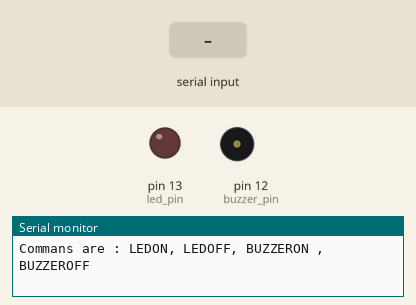
This program was run on a simulated Arduino Uno, built with avr-gcc and run on an emulated ATmega328P. On the bench: output pins drawn as LEDs (lit = HIGH), buzzer (waves = sounding), the last lines printed to the serial monitor. The inputs (shaded band) are chosen by the test bench.

Above: at 1.2 s.
1.3 s: "LEDON\n" received over Serial
At 2.5 s:
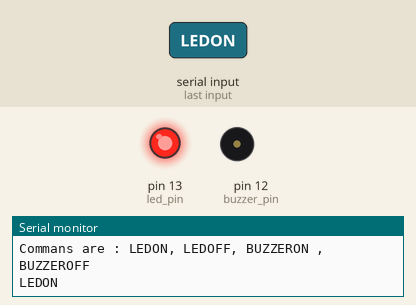
2.8 s: "BUZZERON\n" received over Serial
At 4.0 s:
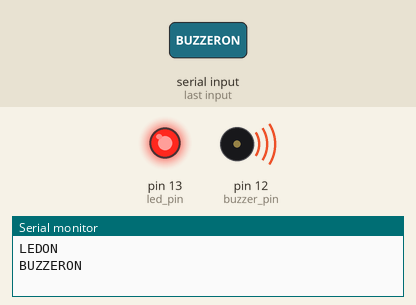
4.3 s: "LEDOFF\n" received over Serial
At 5.0 s:
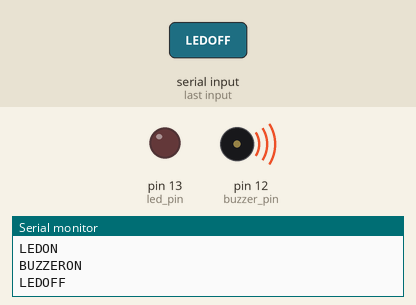
5.8 s: "BUZZEROFF\n" received over Serial
At 6.3 s:
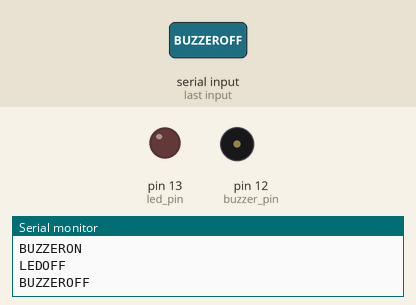
Timing chart, 0 to 8.3 s (numbered marks = the images above; inputs shaded):
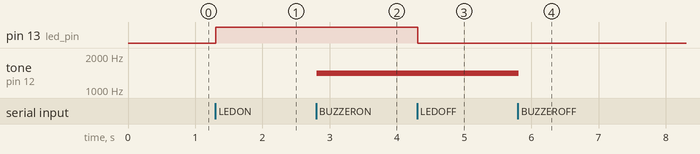

The program:

main.cpp
```cpp
#include <Arduino.h>

int led_pin = 13;
int buzzer_pin = 12;

void setup() {
  pinMode(led_pin,OUTPUT);
  pinMode(buzzer_pin,OUTPUT);
  Serial.begin(9600);
  Serial.println("Commans are : LEDON, LEDOFF, BUZZERON , BUZZEROFF");
}

void loop() {

  if (Serial.available()>0){
    String command = Serial.readStringUntil('\n');
    command.trim();

    if (command == "LEDON")
    {
      digitalWrite(led_pin,HIGH);
      Serial.println("LEDON");
    }
    else if (command == "LEDOFF")
    {
      digitalWrite(led_pin,LOW);
      Serial.println("LEDOFF");
    }
    else if (command == "BUZZERON")
    {
      tone(buzzer_pin,1400);
      Serial.println("BUZZERON");
    }
    else if (command == "BUZZEROFF")
    {
      noTone(buzzer_pin);
      Serial.println("BUZZEROFF");
    }
    else
    {
      Serial.println("UNKNOWN");
    }
  }
}
```

Measured:
- after the input at 1.3 s, pin 13 (led_pin): LOW → HIGH at once
- after the input at 2.8 s, tone on pin 12 (buzzer_pin): silent → 1400 Hz at once
- after the input at 4.3 s, pin 13 (led_pin): HIGH → LOW at once
- after the input at 5.8 s, tone on pin 12 (buzzer_pin): 1400 Hz → silent at once
